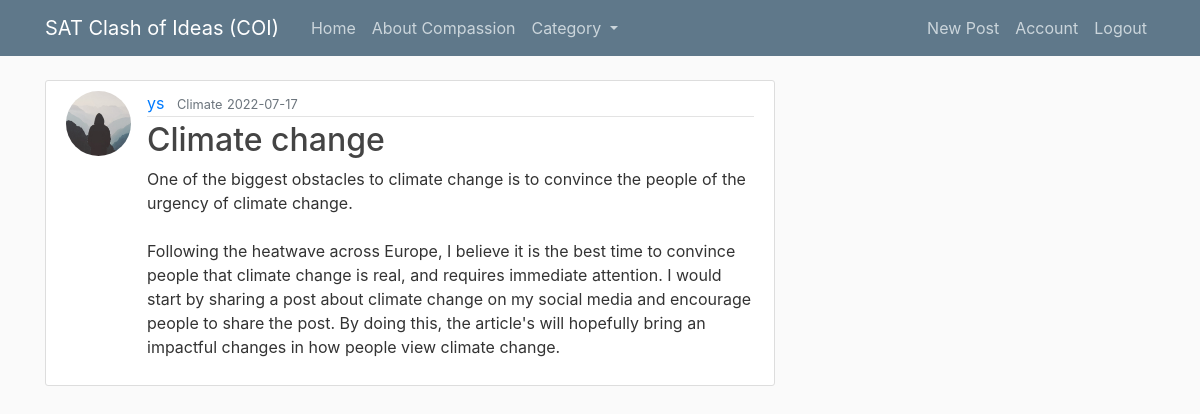
Screenshot of /category/climate (signed in) with the database file from the repository.
### flaskblog/models.py (models this page shows, shortened)
class Post(db.Model):
    id = db.Column(db.Integer, primary_key=True)
    title = db.Column(db.String(100), nullable=False)
    date_posted = db.Column(db.DateTime, nullable=False, default=datetime.utcnow)
    category = db.Column(db.String(20), nullable=False)
    content = db.Column(db.Text, nullable=False)
    user_id = db.Column(db.Integer, db.ForeignKey('user.id'), nullable=False)

class User(db.Model, UserMixin):
    id = db.Column(db.Integer, primary_key=True)
    username = db.Column(db.String(20), unique=True, nullable=False)
    email = db.Column(db.String(120), unique=True, nullable=False)
    image_file = db.Column(db.String(20), nullable=False, default='default.jpg')
    password = db.Column(db.String(60), nullable=False)
    posts = db.relationship('Post', backref='author', lazy=True)

### flaskblog/routes.py (the view)
@app.route("/category/<variable>", methods=["GET", "POST"])
def category_post(variable):
    posts = Post.query.filter_by(category=variable).all()
    return render_template('home.html', posts=posts)

### flaskblog/models.py (called while the page is built)
@login_manager.user_loader
def load_user(user_id):
    return User.query.get(int(user_id))

### flaskblog/templates/home.html
{% extends "layout.html" %}
{% block content %}
{% for post in posts %}
<article class="media content-section">
  <img class="rounded-circle article-img"
    src="{{ url_for('static', filename='profile_pics/' + post.author.image_file) }}">
  <div class="media-body">
    <div class="article-metadata">
      <a class="mr-2" href="#">{{ post.author.username }}</a>
      <small class="text-muted" href="#">{{ post.category.replace("_", " ").title() }}</small>
      <small class="text-muted">{{ post.date_posted.strftime('%Y-%m-%d') }}</small>
    </div>
    <h2><a class="article-title" href="{{ url_for('post', post_id=post.id) }}">{{ post.title }}</a></h2>
    <p class="article-content">{{ post.content }}</p>
  </div>
</article>
{% endfor %}
{% endblock content %}

### flaskblog/static/main.css (style rules this page uses)
body { background: #fafafa; color: #333333; margin-top: 5rem; }
h1, h2, h3, h4, h5, h6 { color: #444444; }
.content-section { background: #ffffff; padding: 10px 20px; border: 1px solid #dddddd; border-radius: 3px; margin-bottom: 20px; }
.article-title { color: #444444; }
.article-content { white-space: pre-line; }
.article-img { height: 65px; width: 65px; margin-right: 16px; }
.article-metadata { padding-bottom: 1px; margin-bottom: 4px; border-bottom: 1px solid #e3e3e3 }

### rows the page displays
Post: image_file (placeholder picture), author.username "ys", category.replace "Climate", date_posted "2022-07-17", title "Climate change", content "One of the biggest obstacles to climate change is to convince the people of the urgency of climate change. Following the heatwave across Europe, I believe it is the best time to convince people that climate change is real, and requires immediate attention. I would start by sharing a post about climate change on my social media and encourage people to share the post. By doing this, the article's will hopefully bring an impactful changes in how people view climate change."
